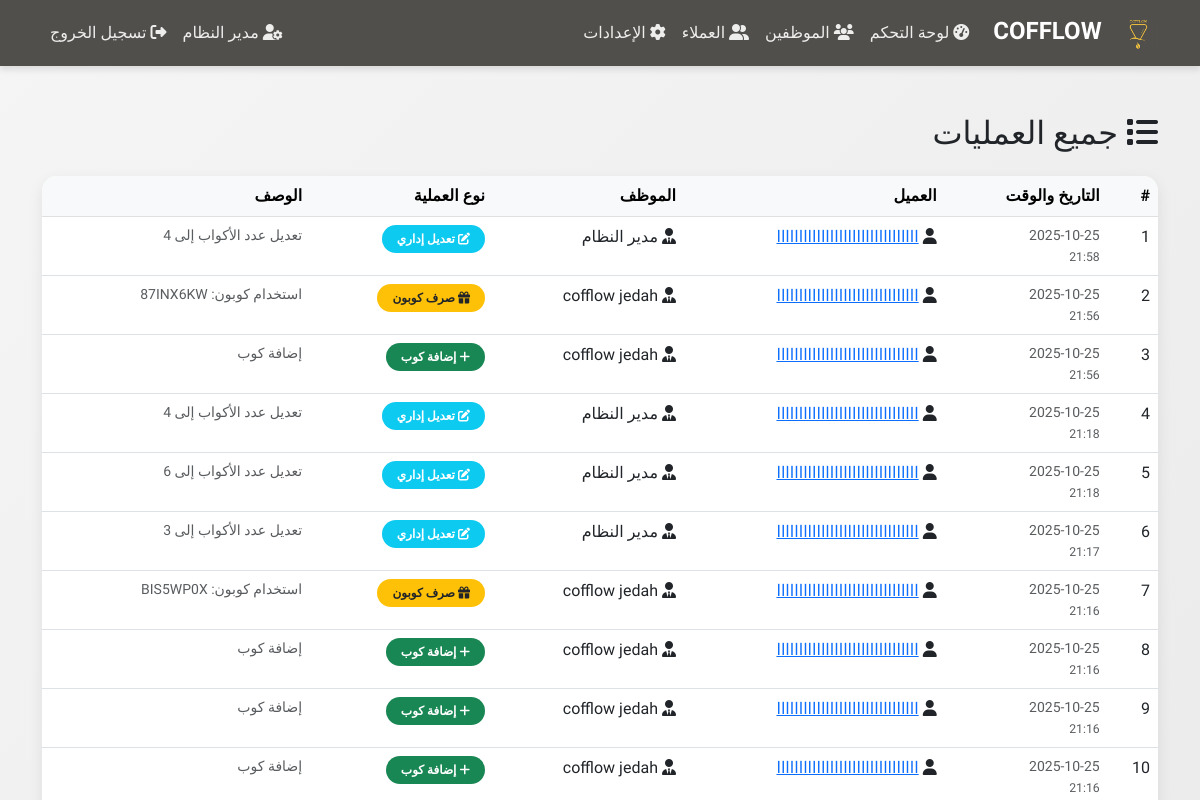
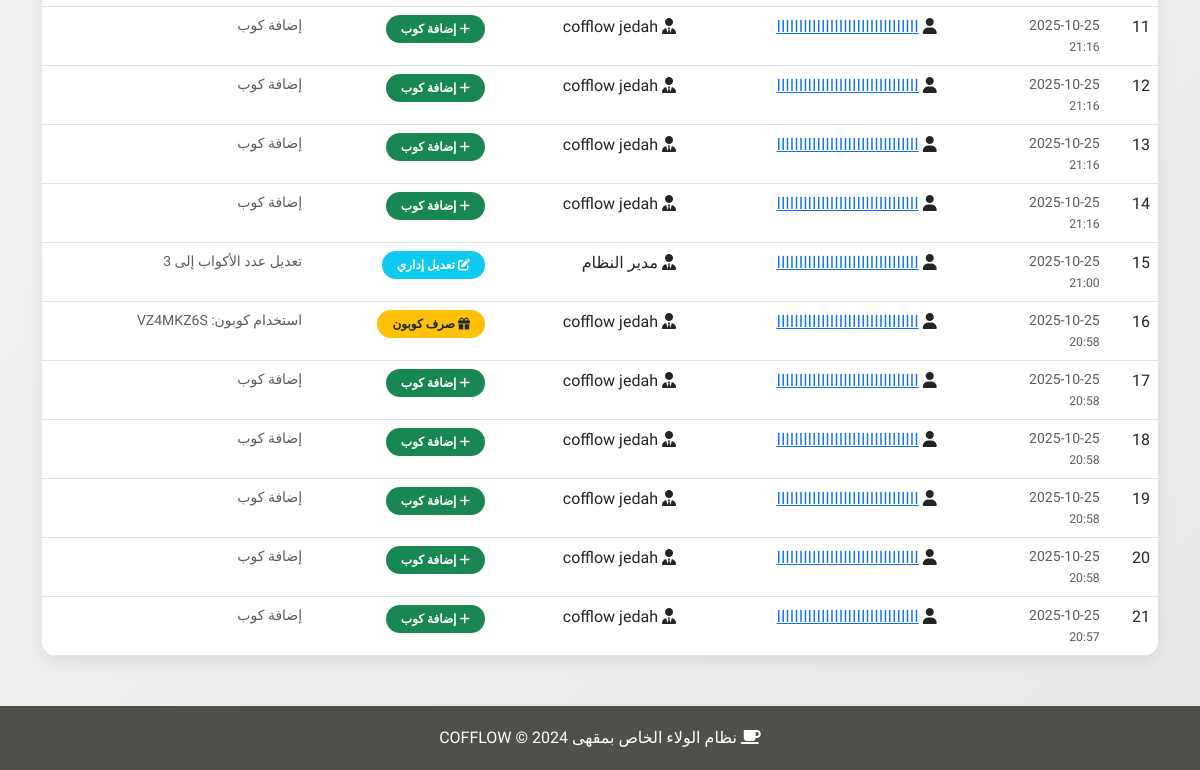
Before: /admin/transactions (signed in) with the older database file (2 pictures, top to bottom).
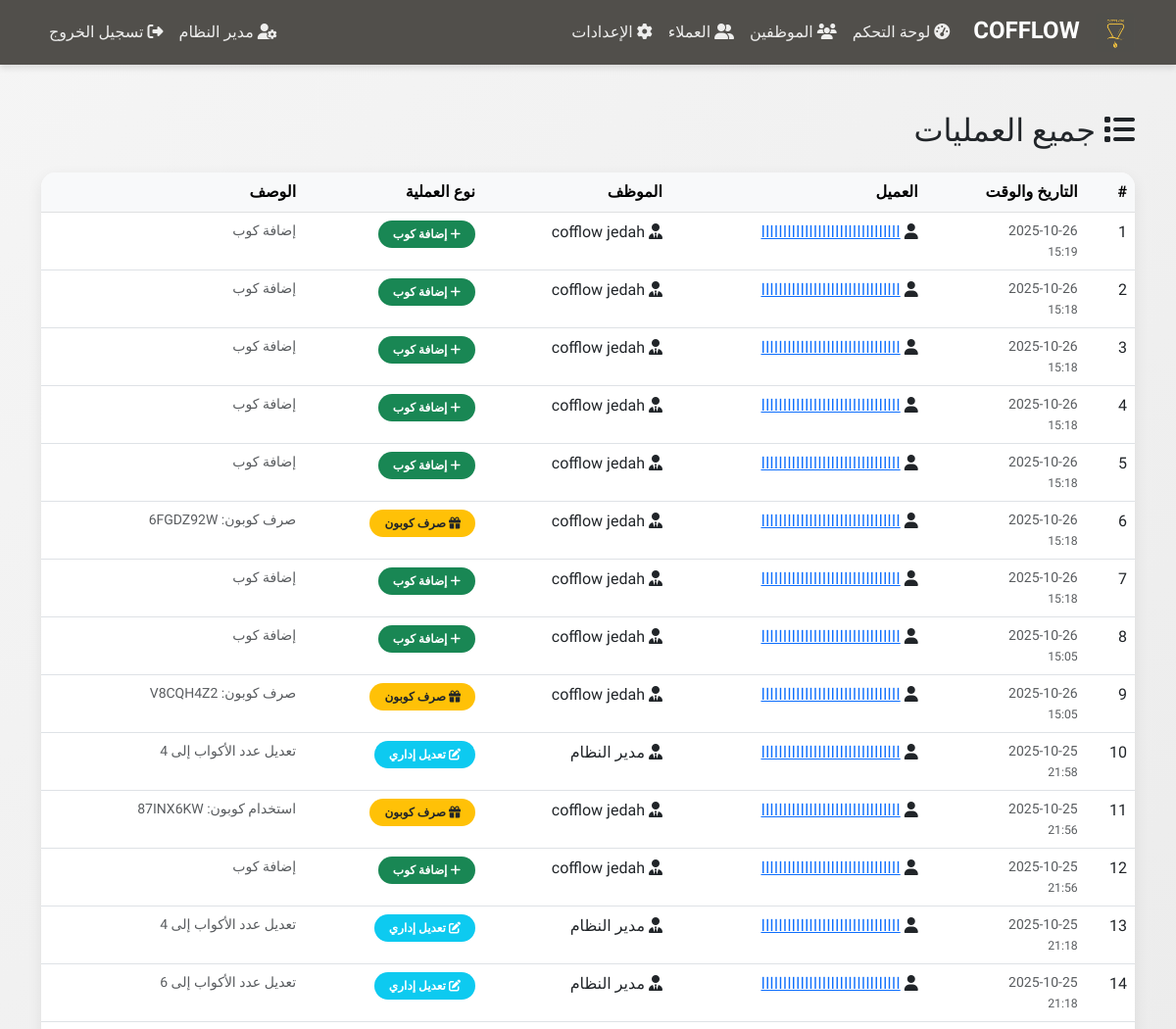
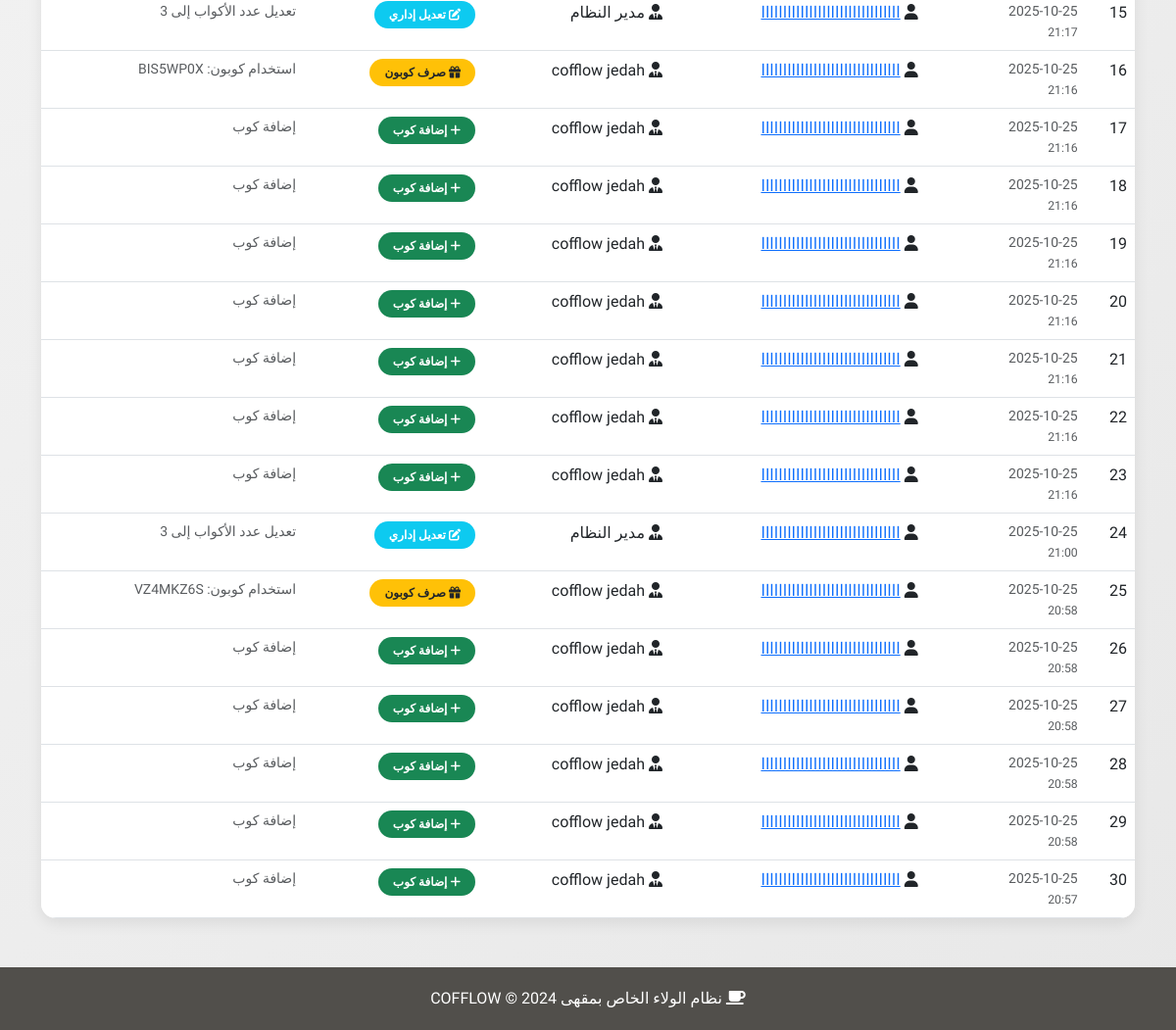
After: the same page with the newer database file (2 pictures, top to bottom).
### models.py (models this page shows, shortened)
class Transaction(db.Model):
    __tablename__ = 'transactions'
    id = db.Column(db.Integer, primary_key=True)
    customer_id = db.Column(db.Integer, db.ForeignKey('users.id'), nullable=False)
    employee_id = db.Column(db.Integer, db.ForeignKey('users.id'), nullable=False)
    transaction_type = db.Column(db.String(50), nullable=False)  # 'add_cup', 'redeem_coupon', 'admin_edit'
    description = db.Column(db.String(255), nullable=True)
    created_at = db.Column(db.DateTime, default=datetime.utcnow)
    employee = db.relationship('User', foreign_keys=[employee_id])

class User(UserMixin, db.Model):
    __tablename__ = 'users'
    id = db.Column(db.Integer, primary_key=True)
    name = db.Column(db.String(100), nullable=False)
    phone = db.Column(db.String(20), unique=True, nullable=False)
    email = db.Column(db.String(120), unique=True, nullable=True)
    password_hash = db.Column(db.String(255), nullable=False)
    role = db.Column(db.String(20), nullable=False)  # 'admin', 'employee', 'customer'
    cups_count = db.Column(db.Integer, default=0)  # للعملاء فقط
    created_at = db.Column(db.DateTime, default=datetime.utcnow)
    coupons = db.relationship('Coupon', backref='customer', lazy=True, foreign_keys='Coupon.customer_id')
    transactions = db.relationship('Transaction', backref='customer', lazy=True, foreign_keys='Transaction.customer_id')

### app.py (the view)
@app.route('/admin/transactions')
@login_required
@role_required('admin')
def admin_transactions():
    transactions = Transaction.query.order_by(Transaction.created_at.desc()).all()
    return render_template('admin/transactions.html', transactions=transactions)

### app.py (called while the page is built)
@login_manager.user_loader
def load_user(user_id):
    return User.query.get(int(user_id))

@app.context_processor
def inject_settings():
    settings = Settings.query.first()
    lang = session.get('lang', 'ar')
    translations = get_all_translations(lang)
    return dict(settings=settings, lang=lang, t=translations)

def role_required(role):
    def decorator(f):
        @wraps(f)
        def decorated_function(*args, **kwargs):
            if not current_user.is_authenticated or current_user.role != role:
                flash('ليس لديك صلاحية للوصول إلى هذه الصفحة', 'danger')
                return redirect(url_for('index'))
            return f(*args, **kwargs)
        return decorated_function
    return decorator

@app.before_request
def make_session_permanent():
    if current_user.is_authenticated:
        session.permanent = True

### translations.py (called while the page is built)
def get_all_translations(lang):
    return TRANSLATIONS.get(lang, TRANSLATIONS['ar'])

### templates/admin/transactions.html (shortened to what this page needs)
{% extends "base.html" %}
{% block content %}
<h2 class="mb-4">
    <i class="fas fa-list"></i> جميع العمليات
</h2>
<div class="card">
    <div class="card-body p-0">
        <div class="table-responsive">
            <table class="table table-hover mb-0">
                <thead class="table-light">
                    <tr>
                        <th>#</th>
                        <th>التاريخ والوقت</th>
                        <th>العميل</th>
                        <th>الموظف</th>
                        <th>نوع العملية</th>
                        <th>الوصف</th>
                    </tr>
                </thead>
                <tbody>
                    {% for transaction in transactions %}
                    <tr>
                        <td>{{ loop.index }}</td>
                        <td class="text-muted small">
                            {{ transaction.created_at.strftime('%Y-%m-%d') }}<br>
                            <small>{{ transaction.created_at.strftime('%H:%M') }}</small>
                        </td>
                        <td>
                            <i class="fas fa-user"></i>
                            <a href="{{ url_for('admin_customer_details', id=transaction.customer_id) }}">
                                {{ transaction.customer.name }}
                            </a>
                        </td>
                        <td>
                            <i class="fas fa-user-tie"></i>
                            {{ transaction.employee.name }}
                        </td>
                        <td>
                            {% if transaction.transaction_type == 'add_cup' %}
                                <span class="badge bg-success">
                                    <i class="fas fa-plus"></i> إضافة كوب
                                </span>
                            {% elif transaction.transaction_type == 'redeem_coupon' %}
                                <span class="badge bg-warning text-dark">
                                    <i class="fas fa-gift"></i> صرف كوبون
                                </span>
                            {% else %}
                                <span class="badge bg-info">
                                    <i class="fas fa-edit"></i> تعديل إداري
                                </span>
                            {% endif %}
                        </td>
                        <td class="text-muted small">{{ transaction.description }}</td>
                    </tr>
                    {% endfor %}
                </tbody>
            </table>
        </div>
    </div>
</div>
{% endblock %}

Changed rows visible on the page:
added Transaction: transaction_type "add_cup" (drawn)
added Transaction: transaction_type "add_cup" (drawn)
added Transaction: transaction_type "add_cup" (drawn)
added Transaction: transaction_type "add_cup" (drawn)
added Transaction: transaction_type "add_cup" (drawn)
added Transaction: transaction_type "redeem_coupon" (drawn)
added Transaction: transaction_type "add_cup" (drawn)
added Transaction: transaction_type "add_cup" (drawn)
added Transaction: transaction_type "redeem_coupon" (drawn)
